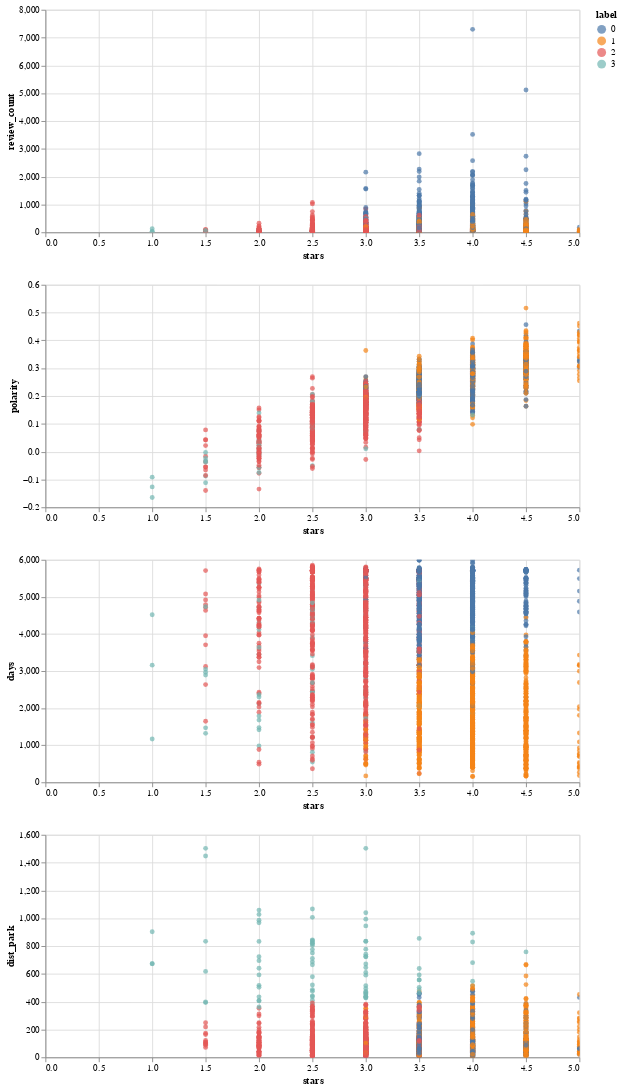

Vega-Lite specification stored for this chart:
### Vega-Lite specification from a JSON file in a GitHub repository (floating-point values rounded to 4 significant figures; data arrays with more than 128 entries replaced by an {"elided": "..."} marker saying what was removed)
{"config": {"view": {"continuousWidth": 400, "continuousHeight": 300}}, "repeat": {"column": ["stars"], "row": ["review_count", "polarity", "days", "dist_park"]}, "spec": {"data": {"name": "data-b8c58e4964e53654b40d581b460a59e5"}, "mark": "circle", "encoding": {"color": {"field": "label", "type": "nominal"}, "x": {"field": {"repeat": "column"}, "type": "quantitative"}, "y": {"field": {"repeat": "row"}, "type": "quantitative"}}, "height": 250, "selection": {"selector002": {"type": "interval", "bind": "scales", "encodings": ["x", "y"]}}, "width": 600}, "$schema": "https://vega.github.io/schema/vega-lite/v4.17.0.json", "datasets": {"data-b8c58e4964e53654b40d581b460a59e5": {"elided": "2854 records"}}}
